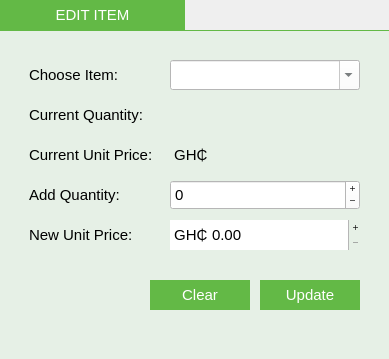
              <widget class="QFrame" name="frame_13">
               <property name="sizePolicy">
                <sizepolicy hsizetype="Expanding" vsizetype="Expanding">
                 <horstretch>0</horstretch>
                 <verstretch>0</verstretch>
                </sizepolicy>
               </property>
               <property name="minimumSize">
                <size>
                 <width>0</width>
                 <height>0</height>
                </size>
               </property>
               <property name="frameShape">
                <enum>QFrame::NoFrame</enum>
               </property>
               <property name="frameShadow">
                <enum>QFrame::Plain</enum>
               </property>
               <layout class="QGridLayout" name="gridLayout_19">
                <property name="leftMargin">
                 <number>0</number>
                </property>
                <property name="topMargin">
                 <number>0</number>
                </property>
                <property name="rightMargin">
                 <number>0</number>
                </property>
                <property name="bottomMargin">
                 <number>0</number>
                </property>
                <property name="spacing">
                 <number>0</number>
                </property>
                <item row="0" column="0">
                 <layout class="QHBoxLayout" name="horizontalLayout_36">
                  <property name="bottomMargin">
                   <number>0</number>
                  </property>
                  <item>
                   <widget class="QLabel" name="label_35">
                    <property name="minimumSize">
                     <size>
                      <width>185</width>
                      <height>30</height>
                     </size>
                    </property>
                    <property name="maximumSize">
                     <size>
                      <width>185</width>
                      <height>30</height>
                     </size>
                    </property>
                    <property name="font">
                     <font>
                      <pointsize>11</pointsize>
                     </font>
                    </property>
                    <property name="styleSheet">
                     <string notr="true">background-color: #63b946;
color: #ffffff;
padding: 3px;</string>
                    </property>
                    <property name="text">
                     <string>EDIT ITEM</string>
                    </property>
                    <property name="alignment">
                     <set>Qt::AlignCenter</set>
                    </property>
                   </widget>
                  </item>
                  <item>
                   <spacer name="horizontalSpacer_29">
                    <property name="orientation">
                     <enum>Qt::Horizontal</enum>
                    </property>
                    <property name="sizeHint" stdset="0">
                     <size>
                      <width>40</width>
                      <height>20</height>
                     </size>
                    </property>
                   </spacer>
                  </item>
                 </layout>
                </item>
                <item row="2" column="0">
                 <widget class="QLabel" name="label_45">
                  <property name="maximumSize">
                   <size>
                    <width>16777215</width>
                    <height>1</height>
                   </size>
                  </property>
                  <property name="styleSheet">
                   <string notr="true">background-color: #63b946;</string>
                  </property>
                  <property name="text">
                   <string/>
                  </property>
                 </widget>
                </item>
                <item row="3" column="0">
                 <widget class="QFrame" name="frame_19">
                  <property name="sizePolicy">
                   <sizepolicy hsizetype="Expanding" vsizetype="Expanding">
                    <horstretch>0</horstretch>
                    <verstretch>0</verstretch>
                   </sizepolicy>
                  </property>
                  <property name="styleSheet">
                   <string notr="true">background-color:rgb(230, 240, 230)</string>
                  </property>
                  <property name="frameShape">
                   <enum>QFrame::NoFrame</enum>
                  </property>
                  <property name="frameShadow">
                   <enum>QFrame::Plain</enum>
                  </property>
                  <layout class="QGridLayout" name="gridLayout_22">
                   <item row="2" column="1">
                    <spacer name="verticalSpacer_16">
                     <property name="orientation">
                      <enum>Qt::Vertical</enum>
                     </property>
                     <property name="sizeType">
                      <enum>QSizePolicy::Expanding</enum>
                     </property>
                     <property name="sizeHint" stdset="0">
                      <size>
                       <width>20</width>
                       <height>40</height>
                      </size>
                     </property>
                    </spacer>
                   </item>
                   <item row="1" column="1">
                    <layout class="QFormLayout" name="formLayout_8">
                     <property name="verticalSpacing">
                      <number>10</number>
                     </property>
                     <property name="leftMargin">
                      <number>0</number>
                     </property>
                     <property name="topMargin">
                      <number>0</number>
                     </property>
                     <property name="rightMargin">
                      <number>0</number>
                     </property>
                     <item row="0" column="0">
                      <widget class="QLabel" name="label_46">
                       <property name="minimumSize">
                        <size>
                         <width>135</width>
                         <height>30</height>
                        </size>
                       </property>
                       <property name="maximumSize">
                        <size>
                         <width>135</width>
                         <height>30</height>
                        </size>
                       </property>
                       <property name="font">
                        <font>
                         <pointsize>11</pointsize>
                        </font>
                       </property>
                       <property name="text">
                        <string>Choose Item:</string>
                       </property>
                      </widget>
                     </item>
                     <item row="0" column="1">
                      <widget class="QComboBox" name="editItemChooseItemComboBox">
                       <property name="minimumSize">
                        <size>
                         <width>0</width>
                         <height>30</height>
                        </size>
                       </property>
                       <property name="maximumSize">
                        <size>
                         <width>16777215</width>
                         <height>30</height>
                        </size>
                       </property>
                       <property name="font">
                        <font>
                         <pointsize>11</pointsize>
                        </font>
                       </property>
                       <property name="styleSheet">
                        <string notr="true">color: rgb(46, 52, 54);
background-color: rgb(255, 255, 255);</string>
                       </property>
                       <property name="editable">
                        <bool>true</bool>
                       </property>
                      </widget>
                     </item>
                     <item row="1" column="0">
                      <widget class="QLabel" name="label_47">
                       <property name="minimumSize">
                        <size>
                         <width>135</width>
                         <height>30</height>
                        </size>
                       </property>
                       <property name="maximumSize">
                        <size>
                         <width>135</width>
                         <height>30</height>
                        </size>
                       </property>
                       <property name="font">
                        <font>
                         <pointsize>11</pointsize>
                        </font>
                       </property>
                       <property name="text">
                        <string>Current Quantity:</string>
                       </property>
                      </widget>
                     </item>
                     <item row="1" column="1">
                      <widget class="QLineEdit" name="editItemCurrentQtyLineEdit">
                       <property name="minimumSize">
                        <size>
                         <width>0</width>
                         <height>30</height>
                        </size>
                       </property>
                       <property name="maximumSize">
                        <size>
                         <width>16777215</width>
                         <height>30</height>
                        </size>
                       </property>
                       <property name="font">
                        <font>
                         <pointsize>11</pointsize>
                        </font>
                       </property>
                       <property name="styleSheet">
                        <string notr="true">border: 0px;
padding-left:5px;
padding-right: 5px;
</string>
                       </property>
                       <property name="readOnly">
                        <bool>true</bool>
                       </property>
                      </widget>
                     </item>
                     <item row="2" column="0">
                      <widget class="QLabel" name="label_48">
                       <property name="minimumSize">
                        <size>
                         <width>135</width>
                         <height>30</height>
                        </size>
                       </property>
                       <property name="maximumSize">
                        <size>
                         <width>16777215</width>
                         <height>30</height>
                        </size>
                       </property>
                       <property name="font">
                        <font>
                         <pointsize>11</pointsize>
                        </font>
                       </property>
                       <property name="text">
                        <string>Current Unit Price: </string>
                       </property>
                      </widget>
                     </item>
                     <item row="2" column="1">
                      <layout class="QHBoxLayout" name="horizontalLayout_41">
                       <property name="spacing">
                        <number>0</number>
                       </property>
                       <item>
                        <widget class="QLabel" name="label_52">
                         <property name="minimumSize">
                          <size>
                           <width>40</width>
                           <height>30</height>
                          </size>
                         </property>
                         <property name="maximumSize">
                          <size>
                           <width>40</width>
                           <height>30</height>
                          </size>
                         </property>
                         <property name="font">
                          <font>
                           <pointsize>11</pointsize>
                          </font>
                         </property>
                         <property name="text">
                          <string> GH₵ </string>
                         </property>
                        </widget>
                       </item>
                       <item>
                        <widget class="QLineEdit" name="editItemCurrentUnitPriceLineEdit">
                         <property name="minimumSize">
                          <size>
                           <width>0</width>
                           <height>30</height>
                          </size>
                         </property>
                         <property name="maximumSize">
                          <size>
                           <width>16777215</width>
                           <height>30</height>
                          </size>
                         </property>
                         <property name="font">
                          <font>
                           <pointsize>11</pointsize>
                          </font>
                         </property>
                         <property name="styleSheet">
                          <string notr="true">
border: 0px;
padding-left:5px;
padding-right: 5px;
</string>
                         </property>
                         <property name="readOnly">
                          <bool>true</bool>
                         </property>
                        </widget>
                       </item>
                      </layout>
                     </item>
                     <item row="3" column="0">
                      <widget class="QLabel" name="label_49">
                       <property name="minimumSize">
                        <size>
                         <width>135</width>
                         <height>30</height>
                        </size>
                       </property>
                       <property name="maximumSize">
                        <size>
                         <width>135</width>
                         <height>30</height>
                        </size>
                       </property>
                       <property name="font">
                        <font>
                         <pointsize>11</pointsize>
                        </font>
                       </property>
                       <property name="text">
                        <string>Add Quantity:</string>
                       </property>
                      </widget>
                     </item>
                     <item row="3" column="1">
                      <widget class="QSpinBox" name="editItemAddQtySpinBox">
                       <property name="minimumSize">
                        <size>
                         <width>135</width>
                         <height>30</height>
                        </size>
                       </property>
                       <property name="maximumSize">
                        <size>
                         <width>16777215</width>
                         <height>30</height>
                        </size>
                       </property>
                       <property name="font">
                        <font>
                         <pointsize>11</pointsize>
                        </font>
                       </property>
                       <property name="styleSheet">
                        <string notr="true">background-color:#ffffff;</string>
                       </property>
                       <property name="buttonSymbols">
                        <enum>QAbstractSpinBox::PlusMinus</enum>
                       </property>
                       <property name="minimum">
                        <number>-2145778999</number>
                       </property>
                       <property name="maximum">
                        <number>2145778999</number>
                       </property>
                       <property name="value">
                        <number>0</number>
                       </property>
                      </widget>
                     </item>
                     <item row="4" column="0">
                      <widget class="QLabel" name="label_53">
                       <property name="minimumSize">
                        <size>
                         <width>135</width>
                         <height>30</height>
                        </size>
                       </property>
                       <property name="maximumSize">
                        <size>
                         <width>16777215</width>
                         <height>30</height>
                        </size>
                       </property>
                       <property name="font">
                        <font>
                         <pointsize>11</pointsize>
                        </font>
                       </property>
                       <property name="text">
                        <string>New Unit Price:</string>
                       </property>
                      </widget>
                     </item>
                     <item row="4" column="1">
                      <layout class="QHBoxLayout" name="horizontalLayout_42">
                       <property name="spacing">
                        <number>0</number>
                       </property>
                       <item>
                        <widget class="QLabel" name="label_54">
                         <property name="minimumSize">
                          <size>
                           <width>40</width>
                           <height>30</height>
                          </size>
                         </property>
                         <property name="maximumSize">
                          <size>
                           <width>40</width>
                           <height>30</height>
                          </size>
                         </property>
                         <property name="font">
                          <font>
                           <pointsize>11</pointsize>
                          </font>
                         </property>
                         <property name="styleSheet">
                          <string notr="true">background-color: #ffffff;</string>
                         </property>
                         <property name="text">
                          <string> GH₵ </string>
                         </property>
                        </widget>
                       </item>
                       <item>
                        <widget class="QDoubleSpinBox" name="editItemNewUnitPriceSpinBox">
                         <property name="minimumSize">
                          <size>
                           <width>0</width>
                           <height>30</height>
                          </size>
                         </property>
                         <property name="maximumSize">
                          <size>
                           <width>16777215</width>
                           <height>30</height>
                          </size>
                         </property>
                         <property name="font">
                          <font>
                           <pointsize>11</pointsize>
                          </font>
                         </property>
                         <property name="styleSheet">
                          <string notr="true">background-color: rgb(255, 255, 255, 255);</string>
                         </property>
                         <property name="frame">
                          <bool>false</bool>
                         </property>
                         <property name="buttonSymbols">
                          <enum>QAbstractSpinBox::PlusMinus</enum>
                         </property>
                         <property name="maximum">
                          <double>10000000000000000.000000000000000</double>
                         </property>
                        </widget>
                       </item>
                      </layout>
                     </item>
                     <item row="5" column="0" colspan="2">
                      <layout class="QHBoxLayout" name="horizontalLayout_43">
                       <property name="spacing">
                        <number>10</number>
                       </property>
                       <property name="topMargin">
                        <number>20</number>
                       </property>
                       <property name="bottomMargin">
                        <number>0</number>
                       </property>
                       <item>
                        <spacer name="horizontalSpacer_42">
                         <property name="orientation">
                          <enum>Qt::Horizontal</enum>
                         </property>
                         <property name="sizeHint" stdset="0">
                          <size>
                           <width>40</width>
                           <height>20</height>
                          </size>
                         </property>
                        </spacer>
                       </item>
                       <item>
                        <widget class="QPushButton" name="editItemClearButton">
                         <property name="minimumSize">
                          <size>
                           <width>100</width>
                           <height>30</height>
                          </size>
                         </property>
                         <property name="maximumSize">
                          <size>
                           <width>16777215</width>
                           <height>30</height>
                          </size>
                         </property>
                         <property name="font">
                          <font>
                           <pointsize>11</pointsize>
                          </font>
                         </property>
                         <property name="styleSheet">
                          <string notr="true">QPushButton#editItemClearButton{
	color: #ffffff;
	background-color: #63b946;
	border: 0px;
	padding-right: 5px;
	padding-left: 5px;
}
QPushButton#editItemClearButton:hover{
	color: #000000;
	background-color: rgb(255, 255, 255);
}
QPushButton#editItemClearButton:pressed{
	color: #000000;
	background-color: #f2f2f2;
}</string>
                         </property>
                         <property name="text">
                          <string>Clear</string>
                         </property>
                        </widget>
                       </item>
                       <item>
                        <widget class="QPushButton" name="editItemUpdateButton">
                         <property name="minimumSize">
                          <size>
                           <width>100</width>
                           <height>30</height>
                          </size>
                         </property>
                         <property name="maximumSize">
                          <size>
                           <width>16777215</width>
                           <height>30</height>
                          </size>
                         </property>
                         <property name="font">
                          <font>
                           <pointsize>11</pointsize>
                          </font>
                         </property>
                         <property name="styleSheet">
                          <string notr="true">QPushButton#editItemUpdateButton{
	color: #ffffff;
	background-color: #63b946;
	border: 0px;
	padding-right: 5px;
	padding-left: 5px;
}
QPushButton#editItemUpdateButton:hover{
	color: #000000;
	background-color: rgb(255, 255, 255);
}
QPushButton#editItemUpdateButton:pressed{
	color: #000000;
	background-color: #f2f2f2;
}</string>
                         </property>
                         <property name="text">
                          <string>Update</string>
                         </property>
                        </widget>
                       </item>
                      </layout>
                     </item>
                    </layout>
                   </item>
                   <item row="1" column="2">
                    <spacer name="horizontalSpacer_30">
                     <property name="orientation">
                      <enum>Qt::Horizontal</enum>
                     </property>
                     <property name="sizeType">
                      <enum>QSizePolicy::Preferred</enum>
                     </property>
                     <property name="sizeHint" stdset="0">
                      <size>
                       <width>20</width>
                       <height>20</height>
                      </size>
                     </property>
                    </spacer>
                   </item>
                   <item row="0" column="1">
                    <spacer name="verticalSpacer_17">
                     <property name="orientation">
                      <enum>Qt::Vertical</enum>
                     </property>
                     <property name="sizeType">
                      <enum>QSizePolicy::Preferred</enum>
                     </property>
                     <property name="sizeHint" stdset="0">
                      <size>
                       <width>20</width>
                       <height>20</height>
                      </size>
                     </property>
                    </spacer>
                   </item>
                   <item row="1" column="0">
                    <spacer name="horizontalSpacer_31">
                     <property name="orientation">
                      <enum>Qt::Horizontal</enum>
                     </property>
                     <property name="sizeType">
                      <enum>QSizePolicy::Preferred</enum>
                     </property>
                     <property name="sizeHint" stdset="0">
                      <size>
                       <width>20</width>
                       <height>20</height>
                      </size>
                     </property>
                    </spacer>
                   </item>
                  </layout>
                 </widget>
                </item>
               </layout>
              </widget>
